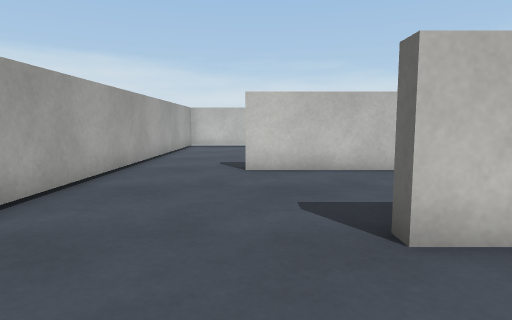
view 1 (above)

16 first-person views from a walk through a Unity game level. The camera is 0.58 m above the floor, tilts 6° down and sees 75° across. The floor is counted in squares, 0.5 m on a side. Each view is taken from the middle of a square. On the plan, view 1 faces up. The plan holds only what a view shows up to about 13 squares ahead; the rest is blank. The player character is not drawn. Some animated figures are left out. Surface patterns are stand-ins for the level's own textures.

view 2
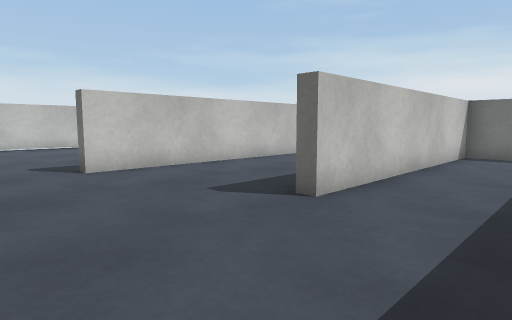

view 3
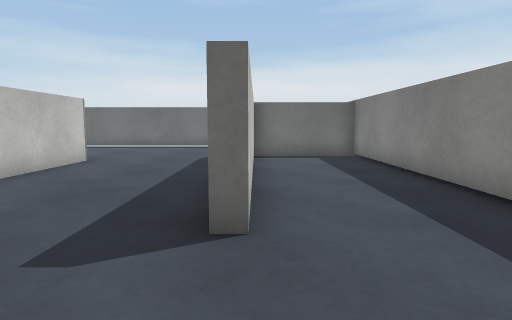

view 4
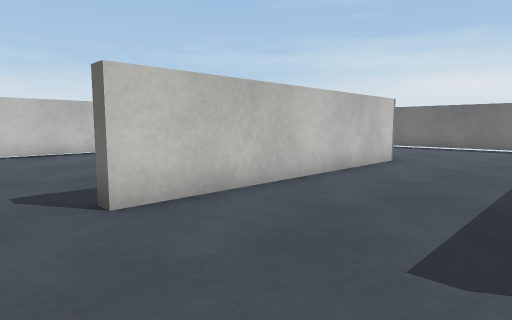

view 5
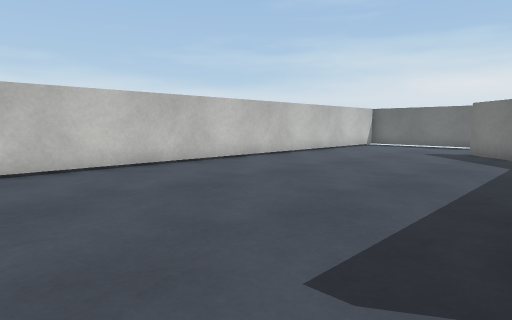

view 6
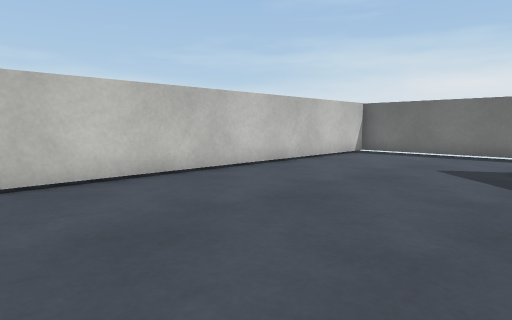

view 7
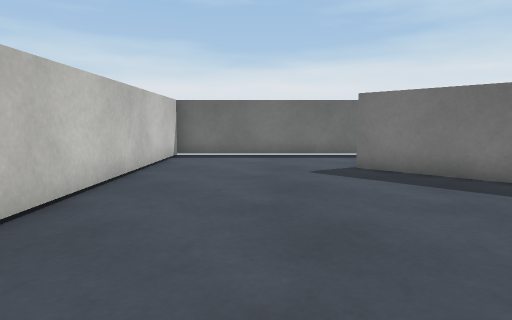

view 8
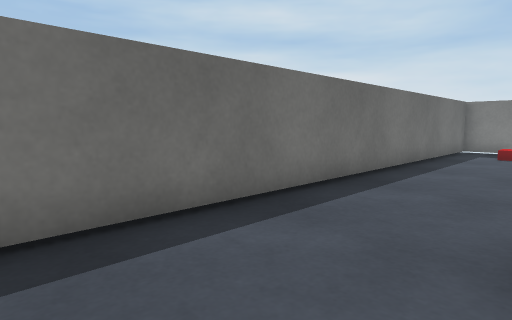

view 9
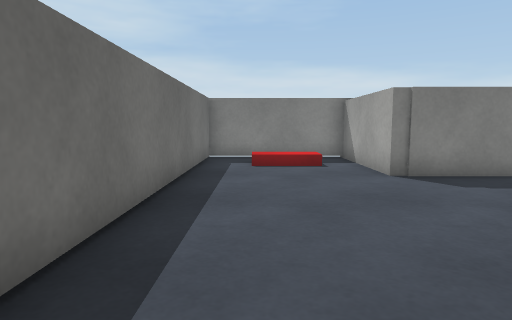

view 10
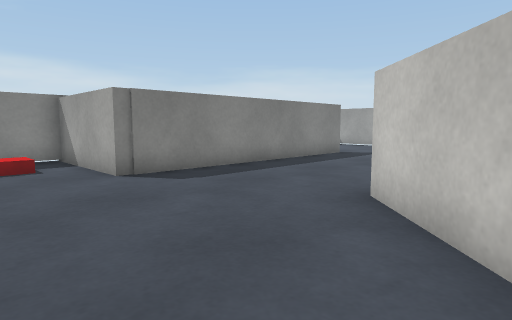

view 11
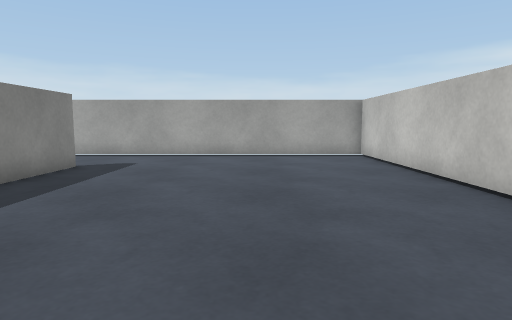

view 12
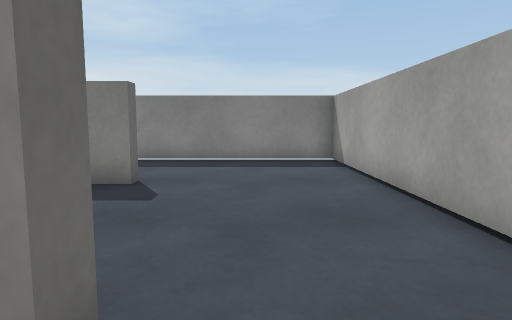

view 13
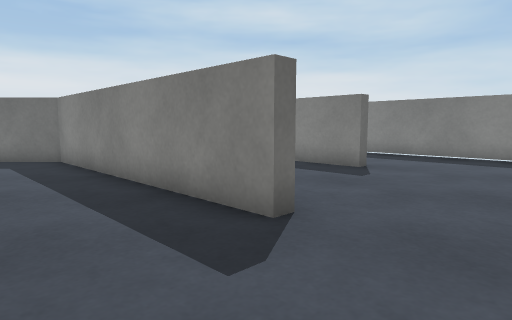

view 14
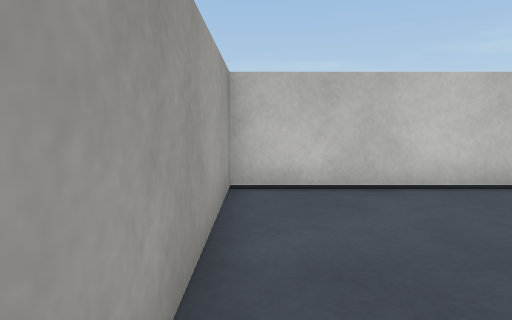

view 15
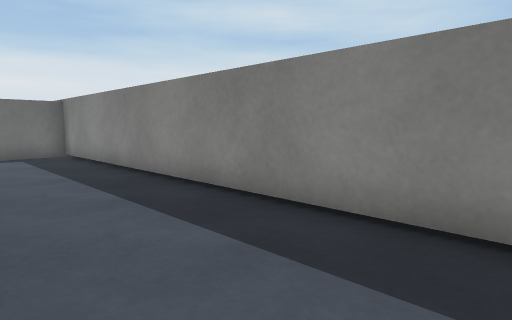

view 16
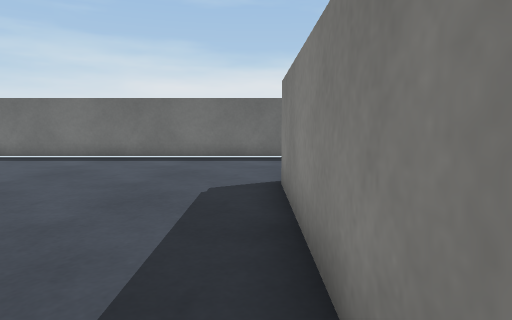

### Floor plan
Points are (right, up) in squares from view 1. A wall is a line through its corners. A room is listed if a view was taken in it or the views show most of it. See-through windows are left out.
Room 1 (views 1, 2, 3, 4, 5, 6, 7, 8, 9, 10, 11, 12, 13, 14, 15, 16)
walls: (11.1, 10.7) (8.9, 8.5) (-0.3, 8.5) (-0.3, 9) (8.7, 9) (12.1, 12.3); (1.5, 3.5) (10.9, 3.5) (10.9, -0.7) (15.6, -0.7) (15.6, 17.9) (-3.5, 17.9) (-3.5, -0.7) (10.5, -0.7) (10.5, 3.1) (1.5, 3.1) (1.5, 3.5)
objects: red block (12, 1) to (14, 1)

Where each view was taken, in squares from view 1:
view 1: 0 up, 0 right, facing up
view 2: 0 up, 3 left, facing up-right
view 3: 3 up, 2 left, facing right
view 4: 4 up, 2 left, facing up-right
view 5: 9 up, 3 left, facing up-right
view 6: 11 up, 2 right, facing up-right
view 7: 15 up, 3 right, facing right
view 8: 15 up, 12 right, facing down-right
view 9: 11 up, 14 right, facing down
view 10: 11 up, 14 right, facing down-left
view 11: 14 up, 9 right, facing left
view 12: 10 up, 1 left, facing down
view 13: 12 up, 3 left, facing down-right
view 14: 12 up, 3 left, facing up
view 15: 3 up, 3 left, facing down-right
view 16: 4 up, 4 right, facing right
